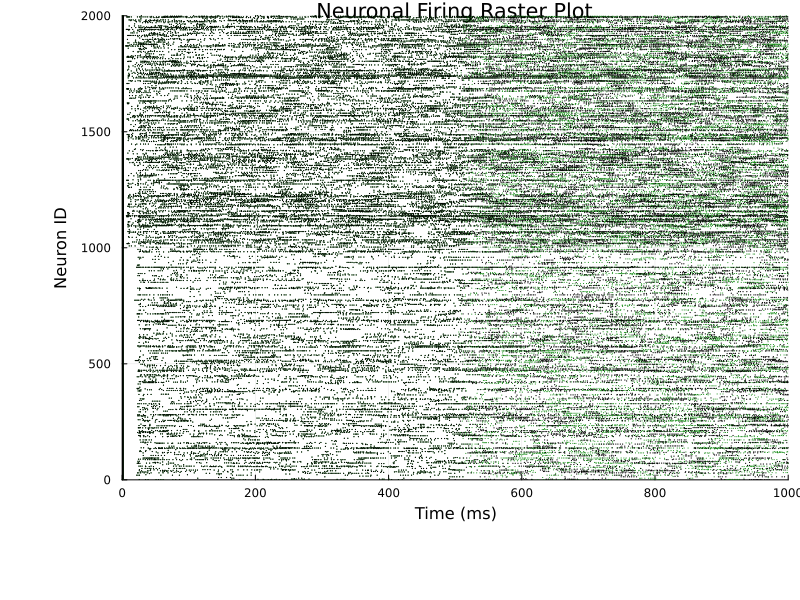

This figure's Julia source:
using Plots
using Measures

function sim(N,weights_same,pertub_spike,pertub_v)
	println("setting up parameters")
    weights =copy(weights_same)
	
	Ne = N
	Ni = N
	Ncells= Ne + Ni

	T = 1000 #simulation time (ms)

	taue = 15 #membrane time constant for exc. neurons (ms)
	taui = 15
    
	p = 0.2
	#connection probabilities

	K = p * N #average number in-pop connections per neuron
	sqrtK = sqrt(K)

	jie = 2.0 /sqrtK
	jee = 1.0 /sqrtK

	jei = -3.0 /sqrtK
	jii = -2.5 /sqrtK


	stimstr_E = 1.2 * sqrtK 
	stimstr_I = 0.7 * sqrtK 

	stimstart = 0
	stimend = T 

	tauerise = 1
	tauedecay = 3
	tauirise = 1
	tauidecay = 2


	vre = 0.0 #reset voltage

	threshe = 1 #threshold for exc. neurons
	threshi = 1

	dt = 0.1 #simulation timestep (ms)
	refrac = 0.0 #refractory period (ms)

	maxrate = 1000 #(Hz) maximum average firing rate.  if the average firing rate across the simulation for any neuron exceeds this value, some of that neuron's spikes will not be saved

	mu = zeros(Ncells)
	thresh = zeros(Ncells)
	tau = zeros(Ncells)

	thresh[1:Ne] .= threshe
	thresh[(1+Ne):Ncells] .= threshi

	tau[1:Ne] .= taue
	tau[(1+Ne):Ncells] .= taui





	maxTimes = round(Int,maxrate*T/1000)
	times = zeros(Ncells,maxTimes)
	ns = zeros(Int,Ncells)

	forwardInputsE = zeros(Ncells) #summed weight of incoming E spikes
	forwardInputsI = zeros(Ncells)
	forwardInputsEPrev = zeros(Ncells) #as above, for previous timestep
	forwardInputsIPrev = zeros(Ncells)

	xerise = zeros(Ncells) #auxiliary variables for E/I currents (difference of exponentials)
	xedecay = zeros(Ncells)
	xirise = zeros(Ncells)
	xidecay = zeros(Ncells)

	v = zeros(Ncells) #membrane voltage 

	lastSpike = -1000*ones(Ncells) #time of last spike

	Nsteps = round(Int,T/dt)
		
	println("starting simulation")

	#begin main simulation loop
	for ti = 1:Nsteps
		if mod(ti,Nsteps/100) == 1  #print percent complete
			print("\r",round(Int,100*ti/Nsteps))
		end
		t = dt*ti
		forwardInputsE[:] .= 0
		forwardInputsI[:] .= 0
		
		for ci = 1:Ncells
		   
			xerise[ci] += -dt*xerise[ci]/tauerise + forwardInputsEPrev[ci]
			xedecay[ci] += -dt*xedecay[ci]/tauedecay + forwardInputsEPrev[ci]
			xirise[ci] += -dt*xirise[ci]/tauirise + forwardInputsIPrev[ci]
			xidecay[ci] += -dt*xidecay[ci]/tauidecay + forwardInputsIPrev[ci]

			recurrent_input = (xedecay[ci] - xerise[ci])/(tauedecay - tauerise) + (xidecay[ci] - xirise[ci])/(tauidecay - tauirise)

            
			external_input = 0

			if (ci < Ne) && (t > stimstart) && (t < stimend) 
				external_input = stimstr_E;	
			elseif (ci >= Ne) && (t > stimstart) && (t < stimend)
				external_input = stimstr_I;
			end
            
		

			if t > (lastSpike[ci] + refrac)  #not in refractory period
				v[ci] += dt*((1/tau[ci])*(-v[ci]) + recurrent_input + external_input/tau[ci])
                
                if pertub_spike == true
                    if ci == 1
                        if ti == round(Int, 500 / dt)
                          v[ci] = 1.1
                        end
                    end
                end

                if pertub_v == true
                    if ci == 1
                        if ti == round(Int, 500 / dt)
                          v[ci] = v[ci] + 0.5
                        end
                    end
                end
    

				if v[ci] > thresh[ci]  #spike occurred
					v[ci] = vre
					lastSpike[ci] = t
					ns[ci] = ns[ci]+1
					if ns[ci] <= maxTimes 
						times[ci,ns[ci]] = t
					end

					for j = 1:Ncells
						if weights[j,ci] > 0  #E synapse
							forwardInputsE[j] += weights[j,ci]
						elseif weights[j,ci] < 0  #I synapse
							forwardInputsI[j] += weights[j,ci]
						end
					end #end loop over synaptic projections
				end #end if(spike occurred)
			end #end if(not refractory)
		end #end loop over neurons

		forwardInputsEPrev = copy(forwardInputsE)
		forwardInputsIPrev = copy(forwardInputsI)
	end #end loop over time
	print("\r")

	times = times[:,1:maximum(ns)]

	return times,ns,Ne,Ncells,T
end

N = 1000
Ncells = 2N
Ne=N
Ni=N

p = 0.2 #connection probabilities

K = p * N #average number in-pop connections per neuron
sqrtK = sqrt(K)

jie = 2.0 /sqrtK
jee = 1.0 /sqrtK

jei = -3.0 /sqrtK
jii = -2.5 /sqrtK


stimstr_E = 1.2 * sqrtK 
stimstr_I = 0.7 * sqrtK 


weights_same = zeros(Ncells,Ncells)

#random connections
weights_same[1:Ne,1:Ne] = jee*(rand(Ne,Ne) .< p)
weights_same[1:Ne,(1+Ne):Ncells] = jei*(rand(Ne,Ni) .< p)
weights_same[(1+Ne):Ncells,1:Ne] = jie*(rand(Ni,Ne) .< p)
weights_same[(1+Ne):Ncells,(1+Ne):Ncells] = jii*(rand(Ni,Ni) .< p)

for ci = 1:Ncells
    weights_same[ci,ci] = 0
end


times1, ns1, Ne, Ncells, T = sim(1000,weights_same,false,false)
times2, ns2, Ne, Ncells, T = sim(1000,weights_same,true,false)



using Plots

function plot_rasters(times1, ns1, times2, ns2, Ne, Ncells, T)
    p = plot(layout = (1, 1), size = (800, 600), legend = false,left_margin=25mm, bottom_margin=25mm)

    # Plot spikes from the first simulation in green
    for ci = 1:Ncells
        vals1 = times1[ci, 1:ns1[ci]]
        scatter!(vals1, fill(ci, length(vals1)), markersize=0.6, markerstrokewidth=0, color=:green)
    end
    
    # Plot spikes from the second simulation in purple
    for ci = 1:Ncells
        vals2 = times2[ci, 1:ns2[ci]]
        scatter!(vals2, fill(ci, length(vals2)), markersize=0.7, markerstrokewidth=0, color=:black)
    end

    xlims!(0, T)
    ylims!(0, Ncells)
    ylabel!("Neuron ID")
    xlabel!("Time (ms)")
    title!("Neuronal Firing Raster Plot")

    savefig(p, "p2_4.png")
end



# Ensure you have the results from both simulations: times1, ns1 for the first and times2, ns2 for the second
plot_rasters(times1, ns1, times2, ns2, Ne, Ncells, T)

function compute_firing_rates(times, ns, Ne, Ncells, T, window1 = (50, 500), window2 = (550, 1000))
    # Initialize counters for spikes within the specified windows
    spikes_window1_E = 0
    spikes_window2_E = 0
    spikes_window1_I = 0
    spikes_window2_I = 0

    for ci = 1:Ncells
        for spk = 1:ns[ci]
            spike_time = times[ci, spk]
            if spike_time >= window1[1] && spike_time <= window1[2]
                if ci <= Ne
                    spikes_window1_E += 1
                else
                    spikes_window1_I += 1
                end
            elseif spike_time >= window2[1] && spike_time <= window2[2]
                if ci <= Ne
                    spikes_window2_E += 1
                else
                    spikes_window2_I += 1
                end
            end
        end
    end

    # Calculate firing rates (spikes/second)
    duration1 = (window1[2] - window1[1]) / 1000.0  # Convert ms to seconds
    duration2 = (window2[2] - window2[1]) / 1000.0
    firing_rate_window1_E = spikes_window1_E / (Ne * duration1)
    firing_rate_window2_E = spikes_window2_E / (Ne * duration2)
    firing_rate_window1_I = spikes_window1_I / ((Ncells - Ne) * duration1)
    firing_rate_window2_I = spikes_window2_I / ((Ncells - Ne) * duration2)

    return firing_rate_window1_E, firing_rate_window2_E, firing_rate_window1_I, firing_rate_window2_I
end


# For the first simulation
firing_rate_window1_E_1, firing_rate_window2_E_1, firing_rate_window1_I_1, firing_rate_window2_I_1 = compute_firing_rates(times1, ns1, Ne, Ncells, T)
println("Firing rates for the first simulation:")
println("Window 1 (50-500 ms): Excitatory = ", firing_rate_window1_E_1, " Hz, Inhibitory = ", firing_rate_window1_I_1, " Hz")
println("Window 2 (550-1000 ms): Excitatory = ", firing_rate_window2_E_1, " Hz, Inhibitory = ", firing_rate_window2_I_1, " Hz")



# For the second simulation
firing_rate_window1_E_2, firing_rate_window2_E_2, firing_rate_window1_I_2, firing_rate_window2_I_2 = compute_firing_rates(times2, ns2, Ne,Ncells,T)
println("Firing rates for the second simulation:")
println("Window 1 (50-500 ms): Excitatory = ", firing_rate_window1_E_2, " Hz, Inhibitory = ", firing_rate_window1_I_2, " Hz")
println("Window 2 (550-1000 ms): Excitatory = ", firing_rate_window2_E_2, " Hz, Inhibitory = ", firing_rate_window2_I_2, " Hz")




